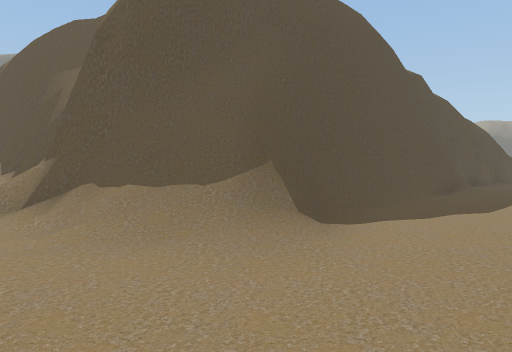
View 1 (above)

24 first-person views from a walk through a scene from a Unity 3-D project. The camera is 1.5 m above the floor, tilts 2° down and sees 70° across. The floor is counted in squares, 2 m on a side. Each view is taken from the middle of a square. On the plan, view 1 faces up. The plan holds only what a view shows up to about 11 squares ahead; the rest is blank. The place goes on beyond the plan. The player is left out. Some surface patterns are stand-ins.

View 2
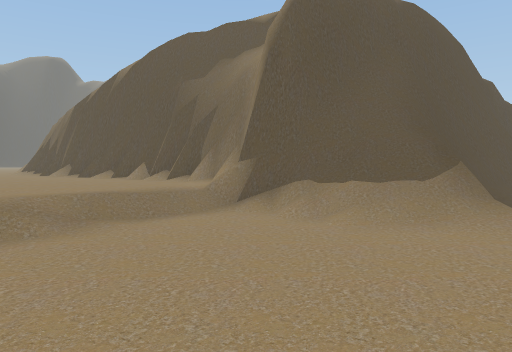

View 3
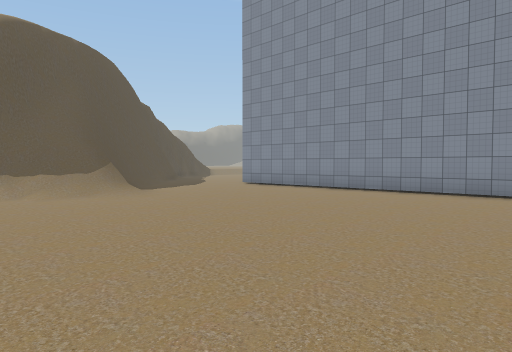

View 4
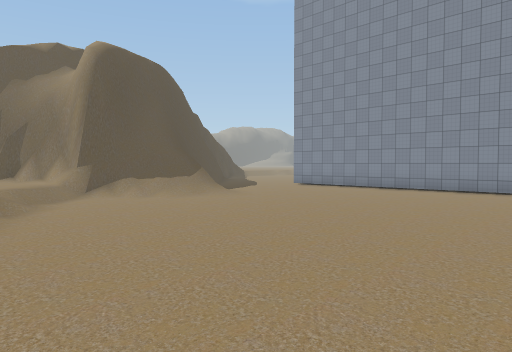

View 5
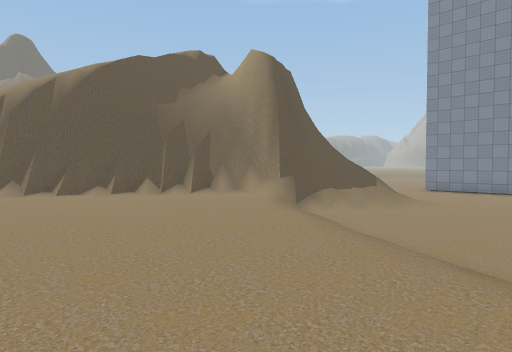

View 6
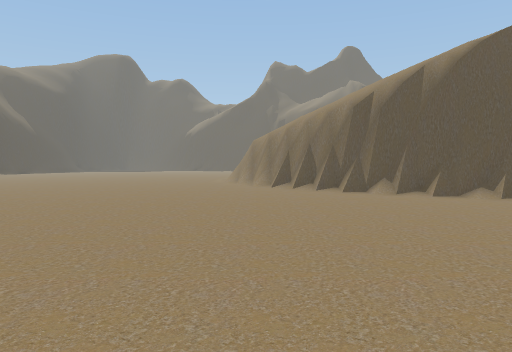

View 7
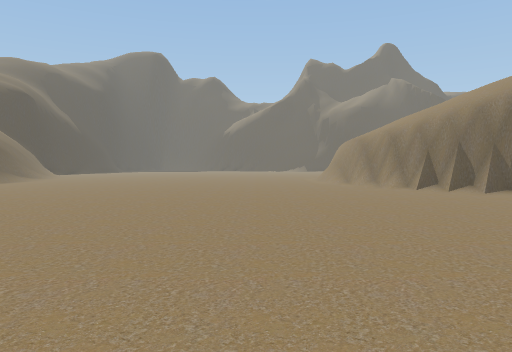

View 8
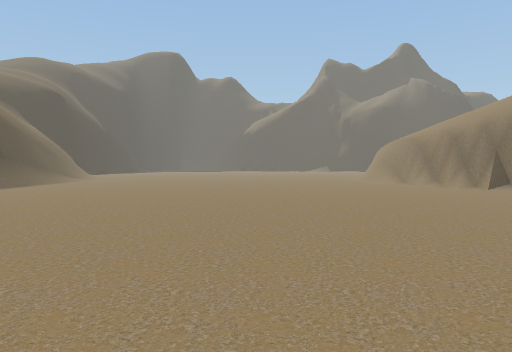

View 9
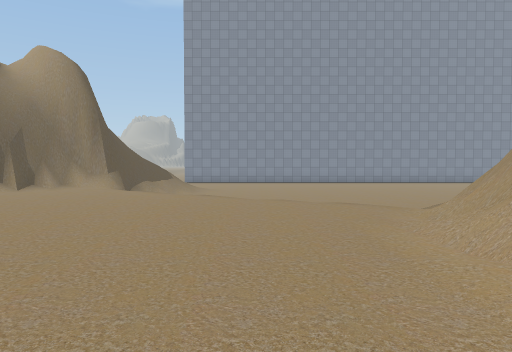

View 10
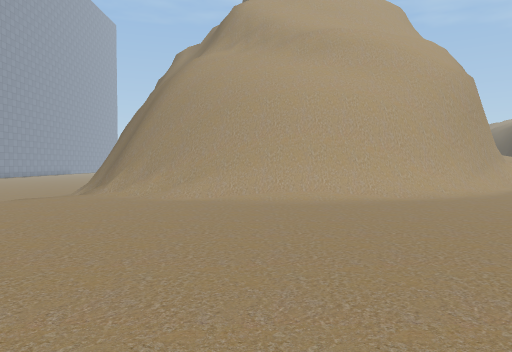

View 11
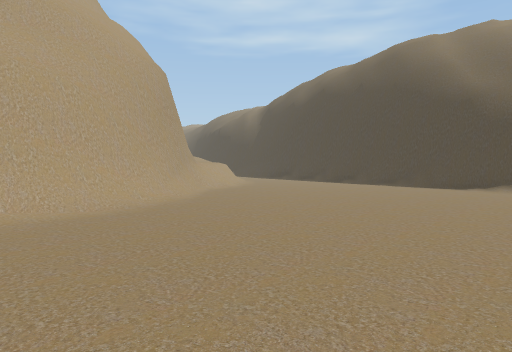

View 12
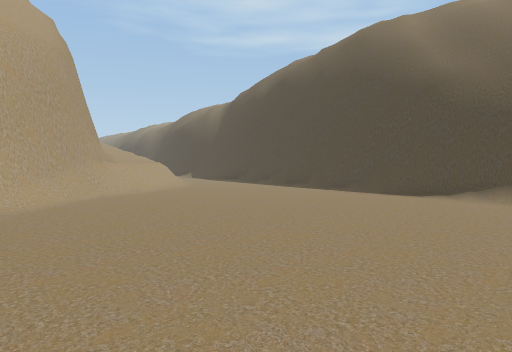

View 13
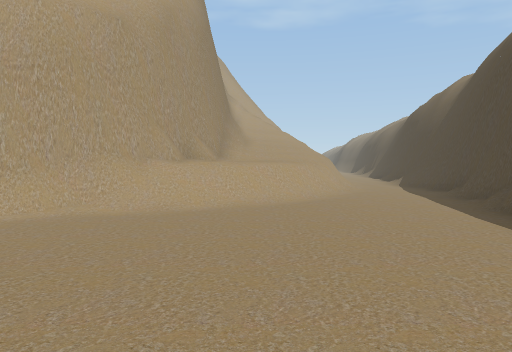

View 14
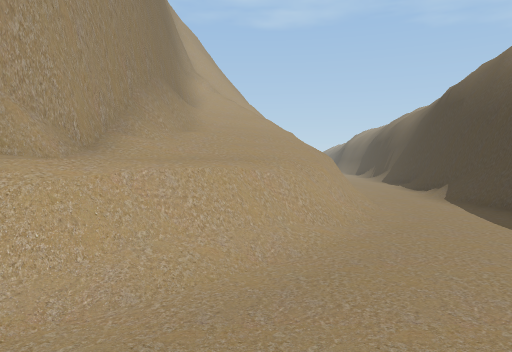

View 15
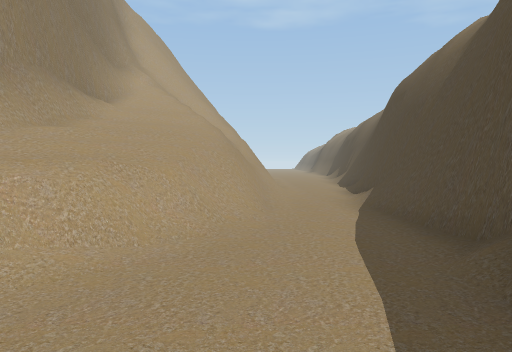

View 16
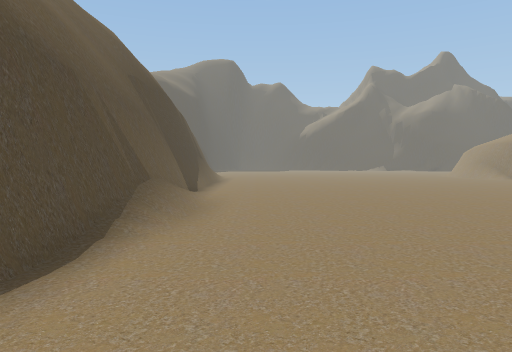

View 17
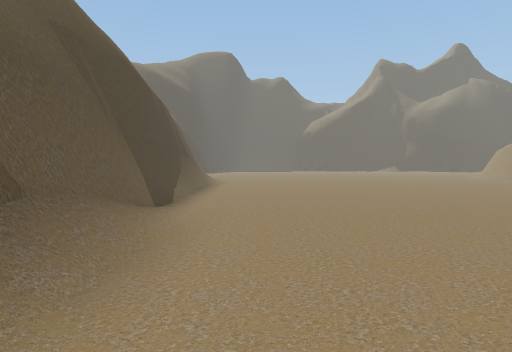

View 18
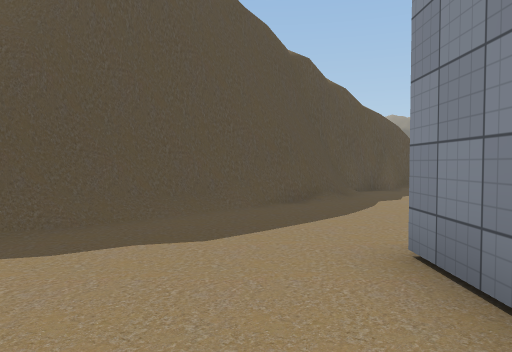

View 19
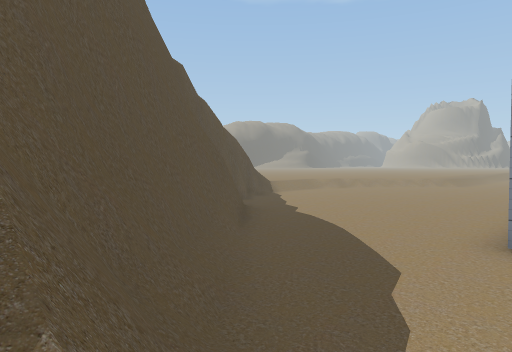

View 20
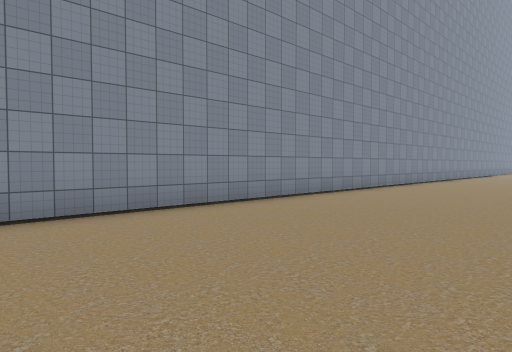

View 21
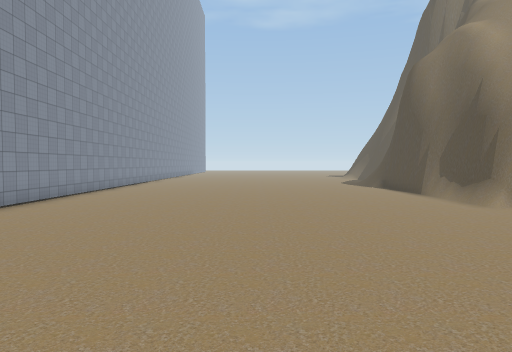

View 22
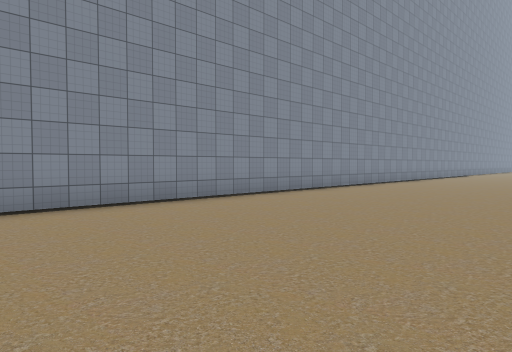

View 23
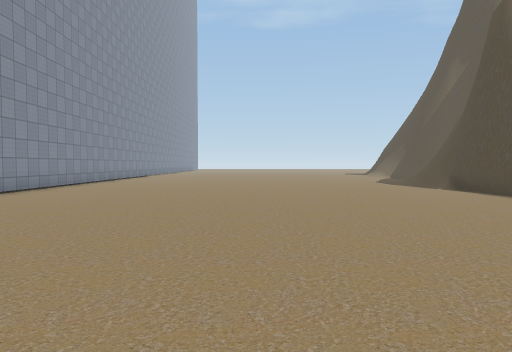

View 24
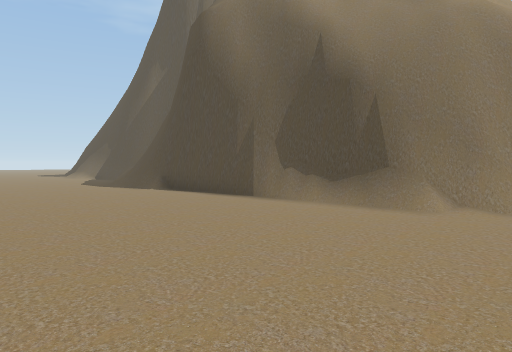

### Floor plan
Key: @ floor where view 1 was taken; # wall or solid block; . main floor; - floor 0.75 m lower than the main floor; : floor 6.75 m higher than the main floor; / step, stairs or slope; = window, fence, low wall or low ledge; v drop or lower ground.
Columns run from 29 left of view 1 to 12 right of it. Each row starts with its distance up from view 1.
 13    #.............##                /###
 12    #..............##             /=##-
 11    #...............###   #       vv#---
 10    #................/######    vv##/----
  9    #................../##v:  /vv##/------
  8    #...................###vvv#v##/--------
  7    #..................../##v#/##/---------
  6    #...................../##//#/----------
  5    #.....................//////----#
  4    #..................../--///-----#
  3    #...................//----/-----
  2    #.................../-----------
  1    #..................//-----------#
  0   ##................../------@-----#
 -1   #..........####=.../-------------#
 -2    ......./#########/ -------------#
 -3    ....../##      ###/-------------#
 -4  ##....//##         ##-------------#
 -5  #....//##          ##/------------#
 -6  #...///#            #=------------#
 -7  #..///##            #/------------#
 -8  #..=//#             ##------------#
 -9  #./=//#              #------------#
-10 ##.=///#              #------------#
-11 #..v///#              #------------#
-12 #..v///#              #------------#
-13 #..v///#              #------------#
-14 #.. =//#               ----   -----
-15 #.. =//#                ---   ----

Where each view was taken, in squares from view 1:
view 1: 0 up, 0 right, facing up
view 2: 1 down, 3 left, facing up
view 3: 5 down, 4 left, facing up-right
view 4: 5 down, 7 left, facing up-right
view 5: 1 down, 11 left, facing up-right
view 6: 1 up, 12 left, facing up
view 7: 2 up, 16 left, facing up
view 8: 2 up, 18 left, facing up
view 9: 1 up, 15 left, facing right
view 10: 7 up, 13 left, facing down
view 11: 5 up, 14 left, facing down-left
view 12: 5 up, 17 left, facing down-left
view 13: 2 up, 23 left, facing down
view 14: 3 down, 24 left, facing down
view 15: 4 down, 26 left, facing down
view 16: 1 down, 24 left, facing up
view 17: 2 up, 24 left, facing up
view 18: 2 up, 4 right, facing up
view 19: 4 up, 0 right, facing up-right
view 20: 1 up, 0 right, facing down-right
view 21: 4 up, 1 left, facing down
view 22: 4 down, 1 left, facing down-right
view 23: 2 down, 1 left, facing down
view 24: 3 down, 1 left, facing down-left
